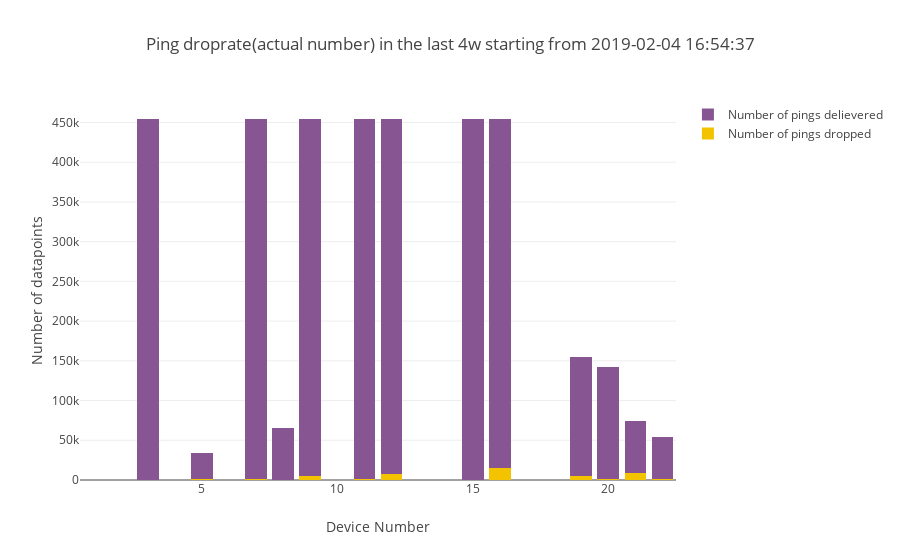

Notebook source saved alongside this figure:
### Code cell
combined_bar_plot_2traces(xvalues=device_numbers,
                          yvalues1=pingdroprate_counts_time,
                          yvalues2=[a - b for a, b in zip(ping_counts_time, pingdroprate_counts_time)],
                          name1='Number of pings dropped',
                          name2='Number of pings delievered',
                          title="Ping droprate(actual number) in the last "+time_interval+ " starting from "+ starting_point,
                          ytitle="Number of datapoints")

### Figure 1 — Plotly figure (JSON) as saved in the notebook; plotly's stock layout.template omitted (floating-point values rounded to 4 significant figures)
{"data": [{"marker": {"color": "#F3C300"}, "name": "Number of pings dropped", "type": "bar", "x": [1, 2, 3, 4, 5, 6, 7, 8, 9, 10, 11, 12, 13, 14, 15, 16, 17, 18, 19, 20, 21, 22], "y": [0, 0, 14, 0, 1086, 0, 1190, 2, 5034, 0, 880, 7966, 0, 0, 70, 14823, 0, 0, 4854, 810, 8856, 1779]}, {"marker": {"color": "#875692"}, "name": "Number of pings delievered", "type": "bar", "x": [1, 2, 3, 4, 5, 6, 7, 8, 9, 10, 11, 12, 13, 14, 15, 16, 17, 18, 19, 20, 21, 22], "y": [0, 0, 454363, 0, 33460, 0, 453185, 65295, 449343, 0, 453497, 446411, 0, 0, 454290, 439555, 0, 0, 149527, 141201, 65418, 52483]}], "layout": {"barmode": "stack", "title": "Ping droprate(actual number) in the last 4w starting from 2019-02-04 16:54:37", "xaxis": {"title": "Device Number"}, "yaxis": {"title": "Number of datapoints"}}}
